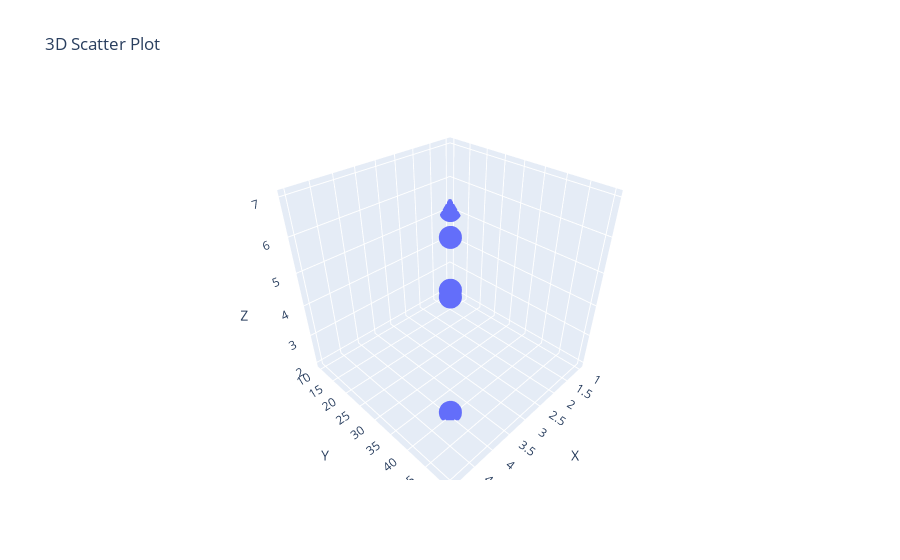

This figure's notebook cell:
### Code cell
# Que-35 Create a 3D scatter plot using Plotly?
import pandas as pd
import plotly.express as px

data = {
    'X': [1, 2, 3, 4, 5],
    'Y': [10, 20, 30, 40, 50],
    'Z': [5, 3, 6, 2, 7]
}

fig = px.scatter_3d(data, x='X', y='Y', z='Z', title='3D Scatter Plot')
fig.show()

### Figure 1 — Plotly figure (JSON) as saved in the notebook; plotly's stock layout.template omitted (floating-point values rounded to 4 significant figures)
{"data": [{"hovertemplate": "X=%{x}<br>Y=%{y}<br>Z=%{z}<extra></extra>", "legendgroup": "", "marker": {"color": "#636efa", "symbol": "circle"}, "mode": "markers", "name": "", "scene": "scene", "showlegend": false, "type": "scatter3d", "x": [1, 2, 3, 4, 5], "y": [10, 20, 30, 40, 50], "z": [5, 3, 6, 2, 7]}], "layout": {"legend": {"tracegroupgap": 0}, "scene": {"domain": {"x": [0, 1], "y": [0, 1]}, "xaxis": {"title": {"text": "X"}}, "yaxis": {"title": {"text": "Y"}}, "zaxis": {"title": {"text": "Z"}}}, "title": {"text": "3D Scatter Plot"}}}
